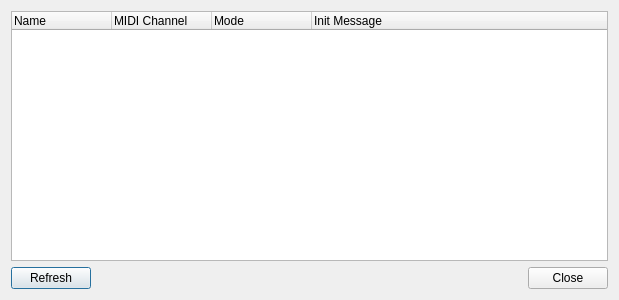
<?xml version="1.0" encoding="UTF-8"?>
<!--
  Q Light Controller Plus
  configuremidiplugin.ui

  Copyright (c) 2015 Massimo Callegari

  Licensed under the Apache License, Version 2.0 (the "License");
  you may not use this file except in compliance with the License.
  You may obtain a copy of the License at

      http://www.apache.org/licenses/LICENSE-2.0.txt

  Unless required by applicable law or agreed to in writing, software
  distributed under the License is distributed on an "AS IS" BASIS,
  WITHOUT WARRANTIES OR CONDITIONS OF ANY KIND, either express or implied.
  See the License for the specific language governing permissions and
  limitations under the License.
-->
<ui version="4.0">
 <class>ConfigureMidiPlugin</class>
 <widget class="QDialog" name="ConfigureMidiPlugin">
  <property name="geometry">
   <rect>
    <x>0</x>
    <y>0</y>
    <width>619</width>
    <height>300</height>
   </rect>
  </property>
  <property name="windowTitle">
   <string>Configure MIDI Plugin</string>
  </property>
  <layout class="QGridLayout" name="gridLayout">
   <item row="1" column="0">
    <widget class="QPushButton" name="m_refresh">
     <property name="text">
      <string>Refresh</string>
     </property>
    </widget>
   </item>
   <item row="1" column="1">
    <widget class="QDialogButtonBox" name="m_buttonBox">
     <property name="orientation">
      <enum>Qt::Horizontal</enum>
     </property>
     <property name="standardButtons">
      <set>QDialogButtonBox::Close</set>
     </property>
    </widget>
   </item>
   <item row="0" column="0" colspan="2">
    <widget class="QTreeWidget" name="m_tree">
     <property name="selectionMode">
      <enum>QAbstractItemView::NoSelection</enum>
     </property>
     <property name="indentation">
      <number>10</number>
     </property>
     <property name="allColumnsShowFocus">
      <bool>true</bool>
     </property>
     <column>
      <property name="text">
       <string>Name</string>
      </property>
     </column>
     <column>
      <property name="text">
       <string>MIDI Channel</string>
      </property>
     </column>
     <column>
      <property name="text">
       <string>Mode</string>
      </property>
     </column>
     <column>
      <property name="text">
       <string>Init Message</string>
      </property>
     </column>
    </widget>
   </item>
  </layout>
 </widget>
 <resources/>
 <connections>
  <connection>
   <sender>m_buttonBox</sender>
   <signal>accepted()</signal>
   <receiver>ConfigureMidiPlugin</receiver>
   <slot>accept()</slot>
   <hints>
    <hint type="sourcelabel">
     <x>348</x>
     <y>290</y>
    </hint>
    <hint type="destinationlabel">
     <x>157</x>
     <y>274</y>
    </hint>
   </hints>
  </connection>
  <connection>
   <sender>m_buttonBox</sender>
   <signal>rejected()</signal>
   <receiver>ConfigureMidiPlugin</receiver>
   <slot>reject()</slot>
   <hints>
    <hint type="sourcelabel">
     <x>412</x>
     <y>290</y>
    </hint>
    <hint type="destinationlabel">
     <x>286</x>
     <y>274</y>
    </hint>
   </hints>
  </connection>
  <connection>
   <sender>m_refresh</sender>
   <signal>clicked()</signal>
   <receiver>ConfigureMidiPlugin</receiver>
   <slot>slotRefresh()</slot>
   <hints>
    <hint type="sourcelabel">
     <x>32</x>
     <y>272</y>
    </hint>
    <hint type="destinationlabel">
     <x>96</x>
     <y>283</y>
    </hint>
   </hints>
  </connection>
 </connections>
 <slots>
  <slot>slotRefresh()</slot>
 </slots>
</ui>
